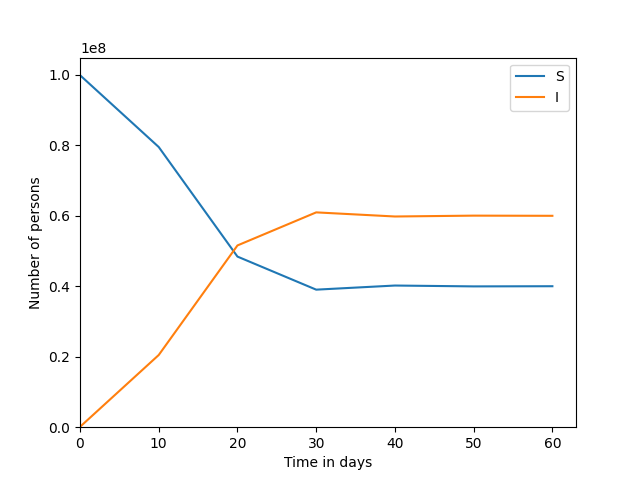

Write Python code to recreate this figure.
# This is a model without any immunity using a trapezoidal.

import matplotlib.pyplot
import numpy
import math

h = 10 # days
end_time = 60. # days
num_steps = int(end_time / h)
times = h * numpy.array(range(num_steps + 1))

def si_model():
    transmission_coeff = 5e-9 # 1 / (day * person)
    infectious_time = 5. # days

    s = numpy.zeros(num_steps + 1)
    i = numpy.zeros(num_steps + 1)

    s[0] = 1e8 - 1e5
    i[0] = 1e5
    N=s[0]+i[0]
    
    for step in range(num_steps):
        p=(2/(h*transmission_coeff)-N+(1/infectious_time)/transmission_coeff)
        q=i[step]**2+(-2/(h*transmission_coeff)-N+(1/infectious_time)/transmission_coeff)*i[step]
        i[step+1]=-0.5*p+math.sqrt(0.25*p**2-q)
        s[step+1]=N-i[step+1]
        
    return s, i

s, i = si_model()
    
def plot_me():
    s_plot = matplotlib.pyplot.plot(times, s, label = 'S')
    i_plot = matplotlib.pyplot.plot(times, i, label = 'I')
    matplotlib.pyplot.legend(('S', 'I'), loc = 'upper right')

    axes = matplotlib.pyplot.gca()
    axes.set_xlabel('Time in days')
    axes.set_ylabel('Number of persons')
    matplotlib.pyplot.xlim(xmin = 0.)
    matplotlib.pyplot.ylim(ymin = 0.)
    matplotlib.pyplot.show()
plot_me()
